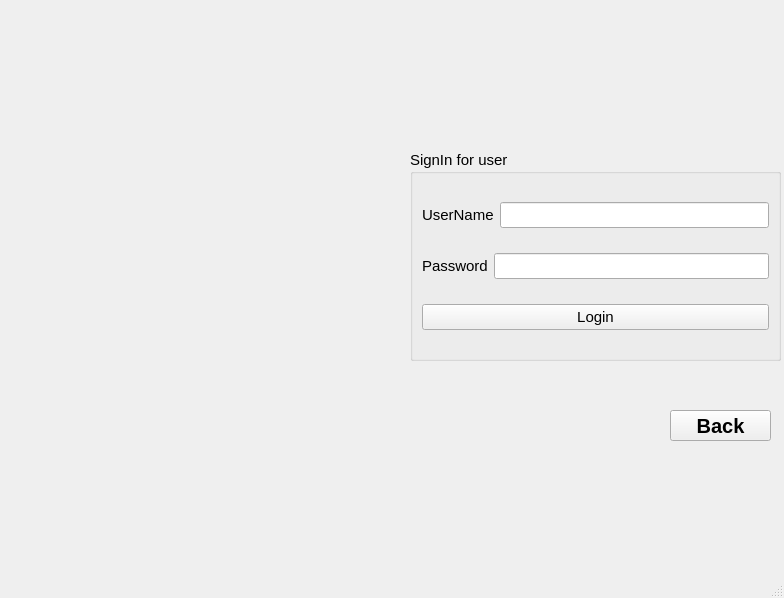
<?xml version="1.0" encoding="UTF-8"?>
<ui version="4.0">
 <class>Loginscreen_User</class>
 <widget class="QMainWindow" name="Loginscreen_User">
  <property name="geometry">
   <rect>
    <x>0</x>
    <y>0</y>
    <width>784</width>
    <height>598</height>
   </rect>
  </property>
  <property name="windowTitle">
   <string>MainWindow</string>
  </property>
  <widget class="QWidget" name="centralwidget">
   <widget class="QGroupBox" name="groupBox">
    <property name="geometry">
     <rect>
      <x>410</x>
      <y>150</y>
      <width>371</width>
      <height>211</height>
     </rect>
    </property>
    <property name="font">
     <font>
      <pointsize>11</pointsize>
     </font>
    </property>
    <property name="title">
     <string>SignIn for user</string>
    </property>
    <layout class="QVBoxLayout" name="verticalLayout">
     <item>
      <layout class="QHBoxLayout" name="horizontalLayout">
       <item>
        <widget class="QLabel" name="label">
         <property name="text">
          <string>UserName</string>
         </property>
        </widget>
       </item>
       <item>
        <widget class="QLineEdit" name="lineEdit_User_username">
         <property name="font">
          <font>
           <pointsize>11</pointsize>
          </font>
         </property>
        </widget>
       </item>
      </layout>
     </item>
     <item>
      <layout class="QHBoxLayout" name="horizontalLayout_2">
       <item>
        <widget class="QLabel" name="label_2">
         <property name="text">
          <string>Password</string>
         </property>
        </widget>
       </item>
       <item>
        <widget class="QLineEdit" name="lineEdit_User_password">
         <property name="font">
          <font>
           <pointsize>11</pointsize>
          </font>
         </property>
         <property name="echoMode">
          <enum>QLineEdit::Password</enum>
         </property>
        </widget>
       </item>
      </layout>
     </item>
     <item>
      <widget class="QPushButton" name="pushButton_Login_User">
       <property name="font">
        <font>
         <pointsize>11</pointsize>
        </font>
       </property>
       <property name="text">
        <string>Login</string>
       </property>
      </widget>
     </item>
    </layout>
   </widget>
   <widget class="QPushButton" name="pushButton_back_user_login">
    <property name="geometry">
     <rect>
      <x>670</x>
      <y>410</y>
      <width>101</width>
      <height>31</height>
     </rect>
    </property>
    <property name="font">
     <font>
      <pointsize>15</pointsize>
      <bold>true</bold>
     </font>
    </property>
    <property name="text">
     <string>Back</string>
    </property>
   </widget>
   <widget class="QLabel" name="label_3">
    <property name="geometry">
     <rect>
      <x>-6</x>
      <y>-6</y>
      <width>411</width>
      <height>571</height>
     </rect>
    </property>
    <property name="text">
     <string/>
    </property>
    <property name="pixmap">
     <pixmap resource="Resource.qrc">:/Resource/Image/ONLINE PLAYBOOK (1.2).png</pixmap>
    </property>
    <property name="scaledContents">
     <bool>true</bool>
    </property>
   </widget>
  </widget>
  <widget class="QMenuBar" name="menubar">
   <property name="geometry">
    <rect>
     <x>0</x>
     <y>0</y>
     <width>784</width>
     <height>20</height>
    </rect>
   </property>
  </widget>
  <widget class="QStatusBar" name="statusbar"/>
 </widget>
 <resources>
  <include location="Resource.qrc"/>
 </resources>
 <connections/>
</ui>
